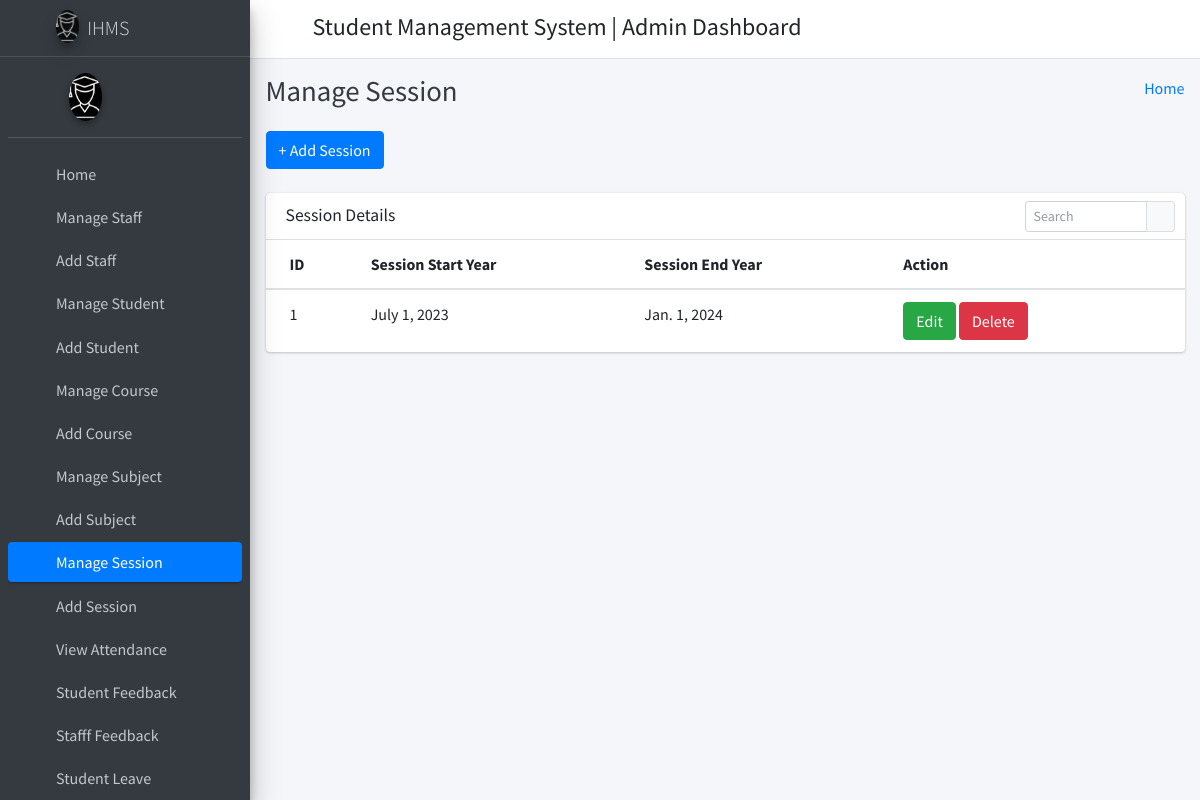
The page /manage_session/ on the database its author committed.
### cms/models.py (models this page shows)
class SessionYearModel(models.Model):
    id = models.AutoField(primary_key=True)
    session_start_year = models.DateField()
    session_end_year = models.DateField()
    objects = models.Manager()

### cms/HodViews.py (the view)
# urls.py: path('manage_session/', HodViews.manage_session, name="manage_session"),
def manage_session(request):
    session_years = SessionYearModel.objects.all()
    context = {
        "session_years": session_years
    }
    return render(request, "cms/hod_template/manage_session_template.html", context)

### cms/templates/cms/hod_template/manage_session_template.html (shortened to what this page needs)
{% extends 'cms/hod_template/base_template.html' %}
{% block page_title %}
    Manage Session
{% endblock page_title %}
{% block main_content %}
{% load static %}
<section class="content">
        <div class="container-fluid">
            <a class="btn btn-primary" href="{% url 'cms:add_session' %}" role="button">+ Add Session</a> <br/>&nbsp;
            <div class="row">
                <div class="col-md-12">
                    <div class="card">
                        <div class="card-header">
                            <h3 class="card-title">Session Details</h3>
                            <div class="card-tools">
                            <div class="input-group input-group-sm" style="width: 150px;">
                                <input type="text" name="table_search" class="form-control float-right" placeholder="Search">
                                <div class="input-group-append">
                                <button type="submit" class="btn btn-default"><i class="fas fa-search"></i></button>
                                </div>
                            </div>
                            </div>
                        </div>
                        <div class="card-body table-responsive p-0">
                            <table class="table table-hover text-nowrap">
                            <thead>
                                <tr>
                                <th>ID</th>
                                <th>Session Start Year</th>
                                <th>Session End Year</th>
                                <th>Action</th>
                                </tr>
                            </thead>
                            <tbody>
                                {% for session_year in session_years %}
                                <tr>
                                <td>{{ session_year.id }}</td>
                                <td>{{ session_year.session_start_year }}</td>
                                <td>{{ session_year.session_end_year }}</td>
                                <td>
                                    <a href="{% url 'cms:edit_session' session_year.id %}" class="btn btn-success">Edit</a>
                                    <a href="{% url 'cms:delete_session' session_year.id %}" class="btn btn-danger">Delete</a>
                                </td>
                                </tr>
                                {% endfor %}
                            </tbody>
                            </table>
                        </div>
                        </div>
                </div>
            </div>
        </div>
      </section>
  {% endblock main_content %}

### rows shown on the page
SessionYearModel: id "1", session_start_year "July 1, 2023", session_end_year "Jan. 1, 2024"
